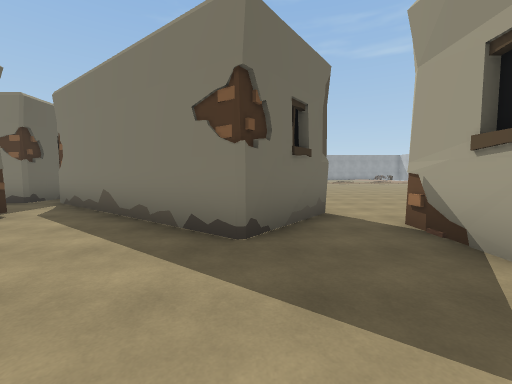
view 1 (above)

19 first-person views from a walk through a scene from a Unity 3-D project. The camera is 1.5 m above the floor, tilts 4° down and sees 90° across. The floor is counted in squares, 2 m on a side. Each view is taken from the middle of a square. On the plan, view 1 faces up. The plan holds only what a view shows up to about 9 squares ahead; the rest is blank. The place goes on beyond the plan. The player character is not drawn. Some surface patterns are stand-ins.

view 2
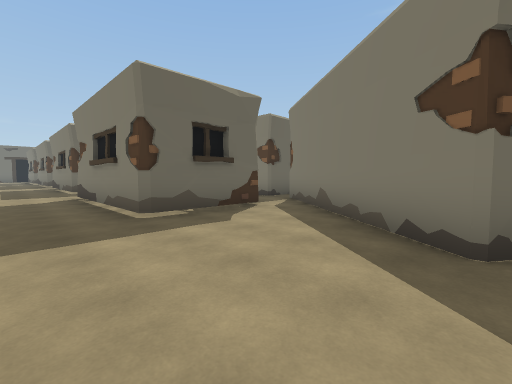

view 3
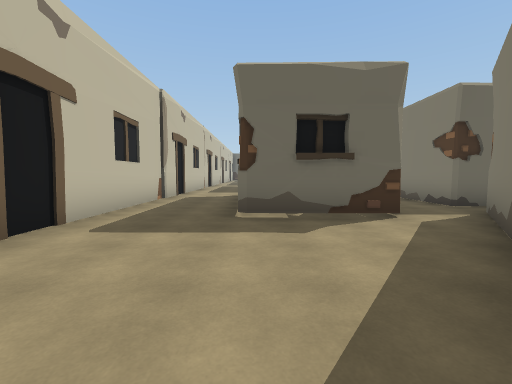

view 4
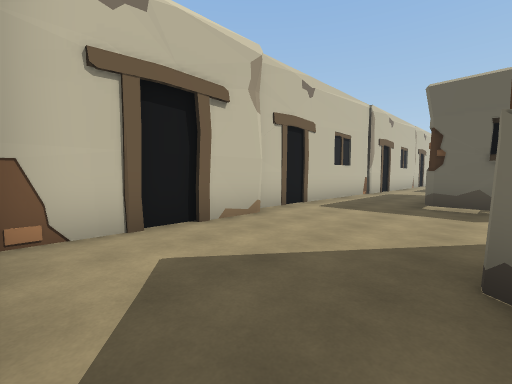

view 5
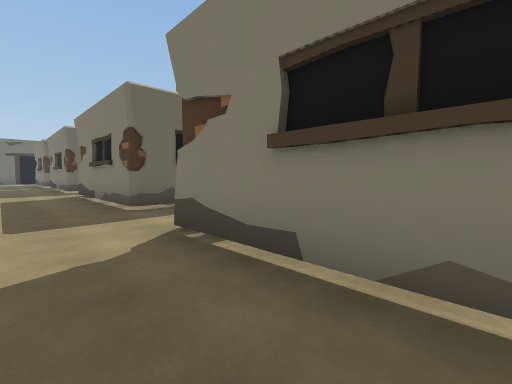

view 6
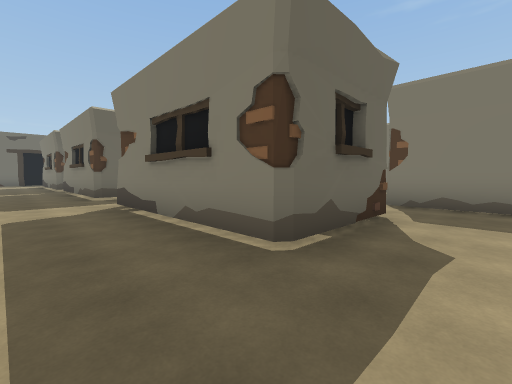

view 7
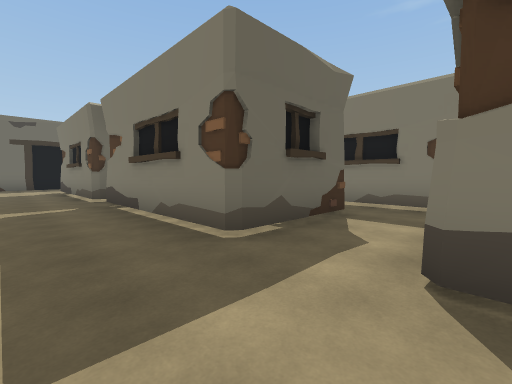

view 8
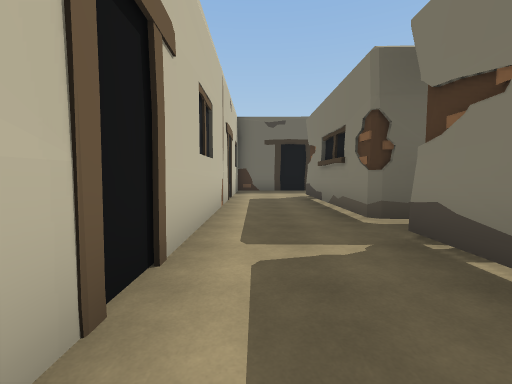

view 9
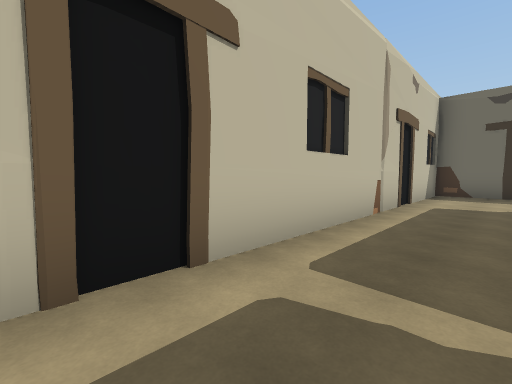

view 10
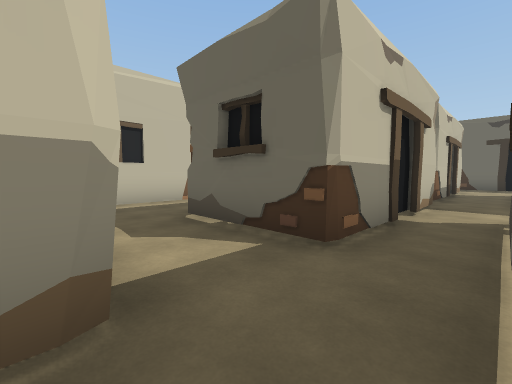

view 11
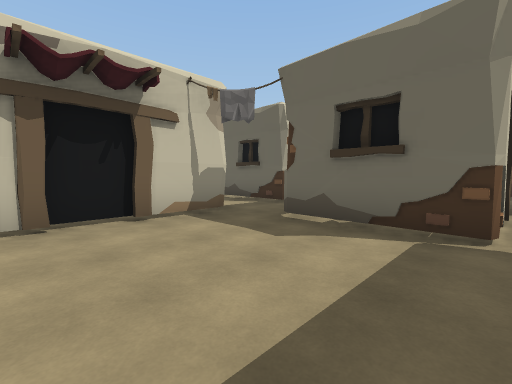

view 12
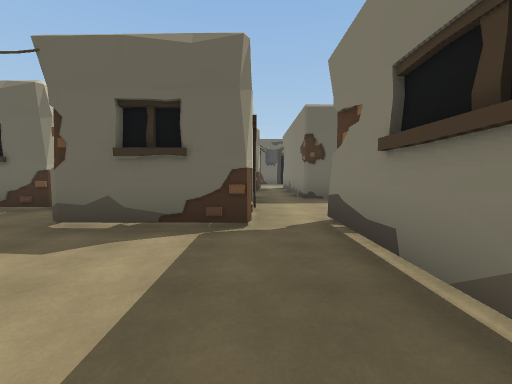

view 13
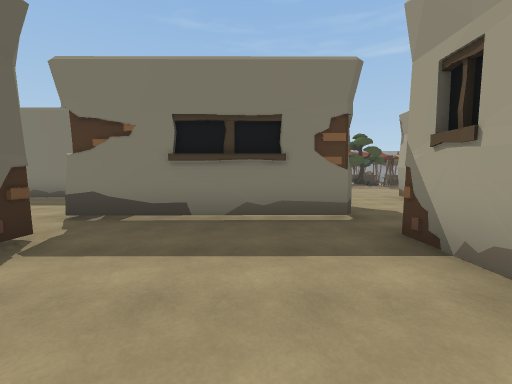

view 14
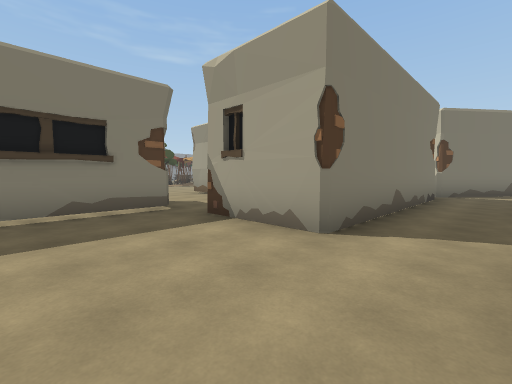

view 15
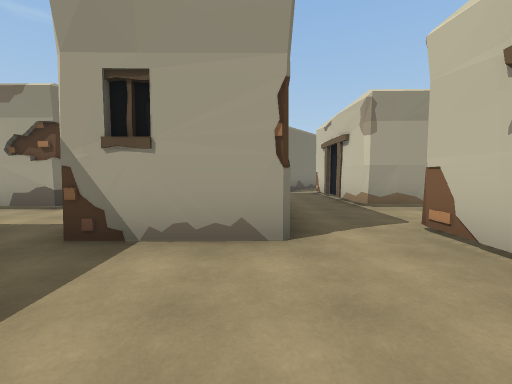

view 16
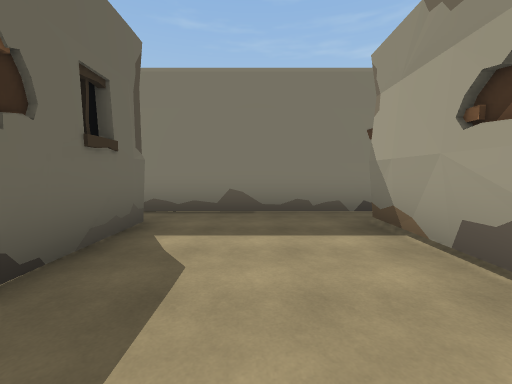

view 17
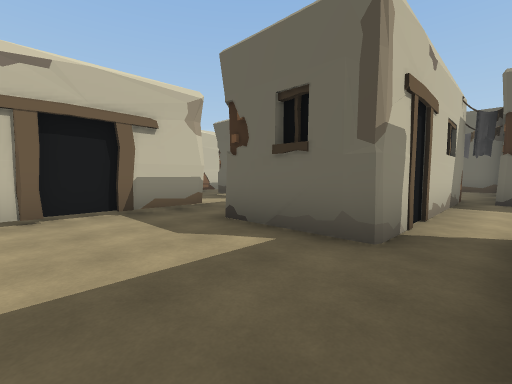

view 18
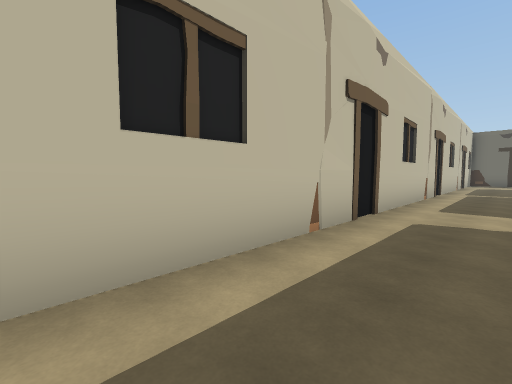

view 19
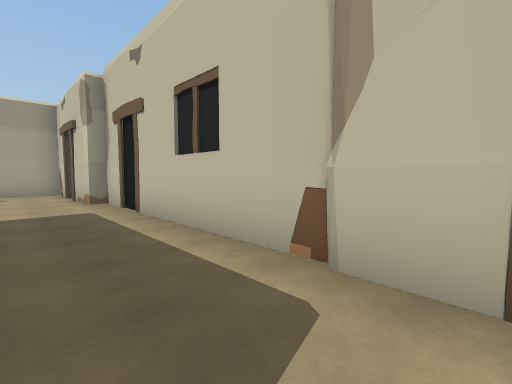

### Floor plan
Points are (right, up) in squares from view 1. A wall is a line through its corners. A room is listed if a view was taken in it or the views show most of it. See-through windows are left out.
Room 1 (views 1, 2, 3, 4, 5, 6, 7, 8, 9, 18, 19)
walls: (-11.6, 1.7) (-16.3, 1.6); (-9.4, 3.1) (-9.4, 4.5) (-7.3, 4.5); (-12.5, 4.8) (-11.5, 4.8) (-11.5, 1.9) (-16.3, 1.9); (-7.7, 2) (-9.2, 1.9); (-9.1, -0.8) (-1.7, -0.8); (-8.5, 4.8) (-7.6, 4.8); (-9.2, 6.4) (-11.9, 6.4); (-6.8, 4.5) (-6, 4.5); (-5.9, 6.4) (-8, 6.4); (-5.9, 6.6) (-12.2, 6.6); (-4.4, 4.6) (-4.4, 1.7) (-9.3, 1.7); (-17, 6.1) (-19, 6.1); (-18.4, 1.6) (-21.1, 1.6); (-17, 6.4) (-18.2, 6.3); (-18.3, 6.3) (-19.3, 6.3); (-1.7, -0.5) (2.1, -0.5) (2.2, 3.9); (-20.3, 4.8) (-18.3, 4.8) (-18.3, 1.8) (-23.1, 1.8); (-21.4, 1.6) (-22.8, 1.6); (0.3, 3.7) (-0.2, 2.9) (-5.1, 6.6); (-23.9, 1.8) (-28.7, 1.7); (-23.9, 1.6) (-28.5, 1.6); (-29.6, -0.8) (-10.9, -0.8)
ways out: opening at (-17, 5) to room 2; opening at (-12, 5.5) to room 2; opening at (-28.5, 0.5); opening at (-21, 5); opening at (1.5, 3)
Room 2 (views 10, 11, 12, 13, 14, 15)
walls: (-17.5, 9) (-16.5, 9) (-16.6, 6.1); (-12.2, 6.6) (-12.2, 9.2); (-12.4, 10.2) (-17.2, 10.2); (-16.3, 4.8) (-12.5, 4.8)
ways out: opening at (-17, 5) to room 1; opening at (-12, 5.5) to room 1; opening at (-17, 10) to room 3; opening at (-13, 10)
Room 3 (views 16, 17)
walls: (-20.8, 12.5) (-20.7, 11.5); (-17.2, 10.7) (-17.2, 13); (-16.6, 14.1) (-21.4, 14.1); (-19.7, 8.8) (-18.4, 8.8); (-22.4, 13.1) (-20.7, 13.1) (-20.7, 10.5); (-21.3, 9) (-17.5, 9)
ways out: opening at (-17, 10) to room 2; opening at (-21.5, 14); opening at (-21, 10)

Positions as (right, up) in squares from view 1, and headings:
1: (0, 0), facing up
2: (0, 0), facing up-left
3: (0, 2), facing left
4: (2, 3), facing down-left
5: (-6, 0), facing up-left
6: (-10, 0), facing up-left
7: (-16, 0), facing up-left
8: (-20, 0), facing left
9: (-21, 1), facing down-left
10: (-16, 6), facing down-left
11: (-13, 9), facing down-left
12: (-13, 9), facing left
13: (-14, 6), facing up
14: (-15, 5), facing up-right
15: (-15, 7), facing right
16: (-19, 9), facing up
17: (-18, 14), facing down-left
18: (-11, 1), facing down-left
19: (-9, 1), facing down-right
